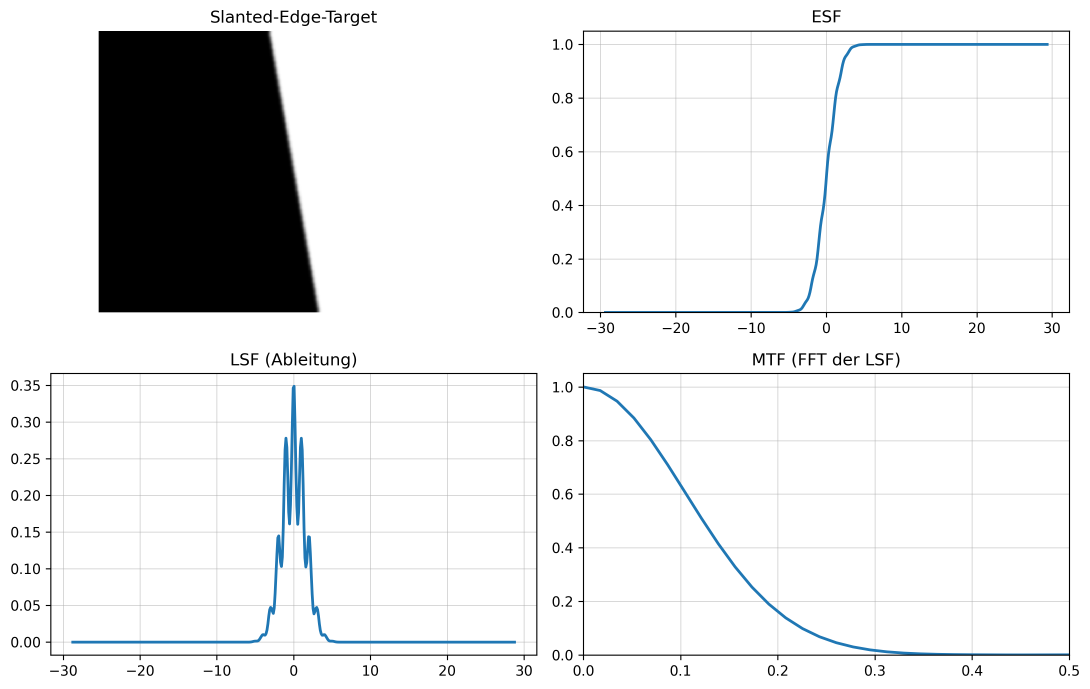
#> input picture 03_Abbildungen/Darstellungen/00_overview_all.png, 3270 x 2066 px (shown at 1/3 size)
$ python -i mtf_green.py   (imports and definitions only)   (older library calls are emulated)
#> lines starting #> are read from the running program, lines starting #| are printed output that depends on the picture
from __future__ import annotations
import re
from pathlib import Path
import cv2
import numpy as np
import pandas as pd
import matplotlib.pyplot as plt


BASE_DIR = Path(r"D:\BA\Messungen\Frequenzen\MTF")
OUT_DIR  = BASE_DIR / "_Auswertung_MTF"
# [1 line not run here, left out]


# SEARCH ROI
SEARCH_ROI = (900, 80, 2600, 2000)

USE_GREEN_CHANNEL = True   # Bayer/Demosaic

ROI_SIZE_DEFAULT = 260
MIN_ROI_SIZE = 160

MAX_FRAMES = 250
FRAME_STRIDE = 2
REF_FRAME_INDEX = 0

OVERSAMPLE = 4
SMOOTH_ESF = 7
WINDOW_LSF = True

NORM_BAND = (0.02, 0.10)

PLOT_XLIM = (0.0, 0.50)
PLOT_YLIM = (0.0, 1.10)

MTF_SMOOTH_KERNEL = 7

SAVE_MTF_CURVE_IMAGE  = True
SAVE_ROIROTATED_IMAGE = True

MTF_AT_FREQS = [0.05, 0.10, 0.20]

R_BAND_INNER = 0.25
R_BAND_OUTER = 0.78

ANGLE_STEP_DEG = 0.5
PEAK_MIN_SEP_DEG = 8.0
TOP_K_PEAKS = 8

# [50 lines left out: functions export_plot, list_freq_dirs, find_video, get_frame, iter_frames, not called in this run]

def crop_with_roi(img, roi):
    x0, y0, w, h = roi
    return img[y0:y0+h, x0:x0+w], (x0, y0)

# [20 lines left out: functions to_gray, estimate_circle_from_roi, not called in this run]

def gradient_mag(gray):
    g = cv2.GaussianBlur(gray, (5,5), 1.2)
    g = cv2.normalize(g, None, 0, 255, cv2.NORM_MINMAX)
    gx = cv2.Sobel(g, cv2.CV_32F, 1, 0, ksize=3)
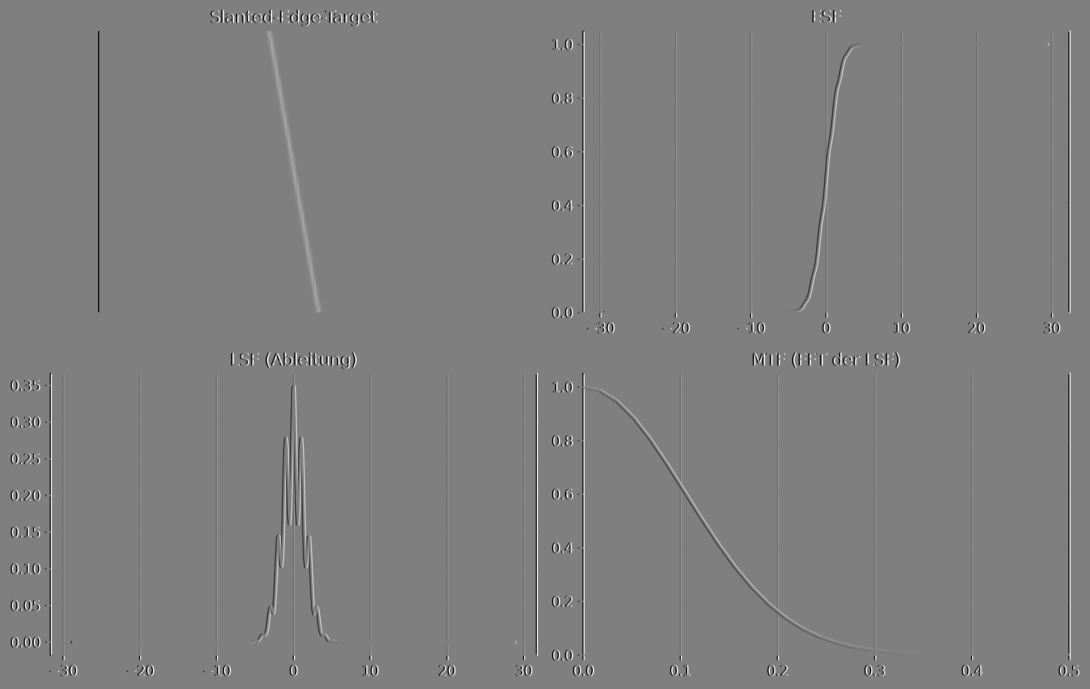
#> gx: shape (2066, 3270) float32 (shown at 1/3 size); min -600, max 600, mean 0; drawn with min black and max white
    gy = cv2.Sobel(g, cv2.CV_32F, 0, 1, ksize=3)
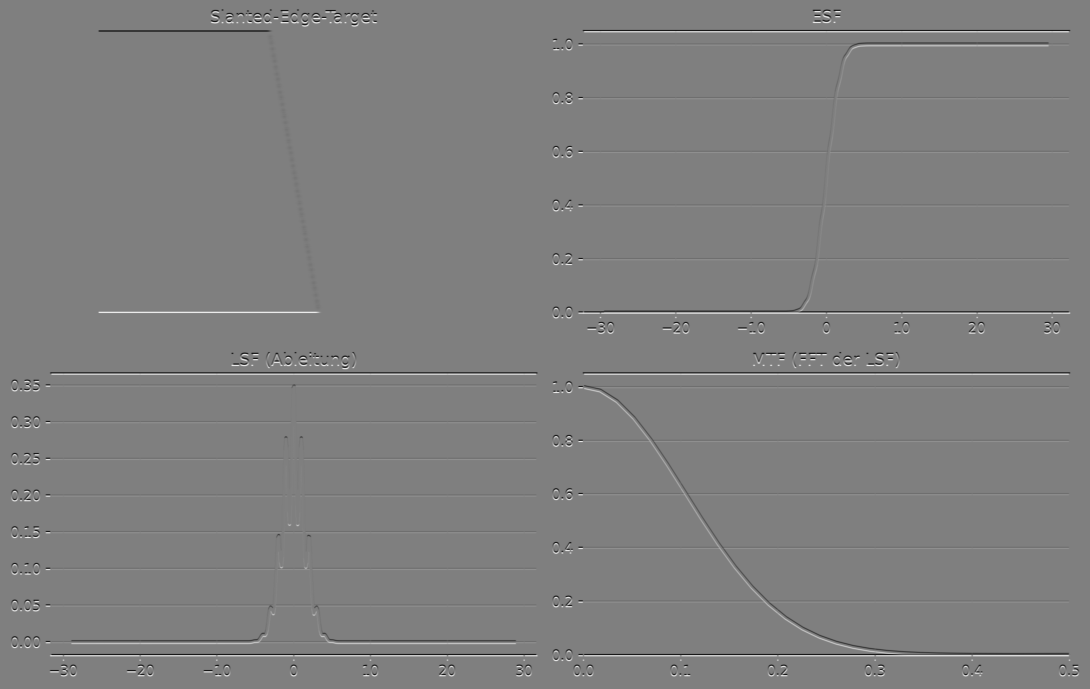
#> gy: shape (2066, 3270) float32 (shown at 1/3 size); min -600, max 600, mean 0; drawn with min black and max white
    mag = cv2.magnitude(gx, gy)
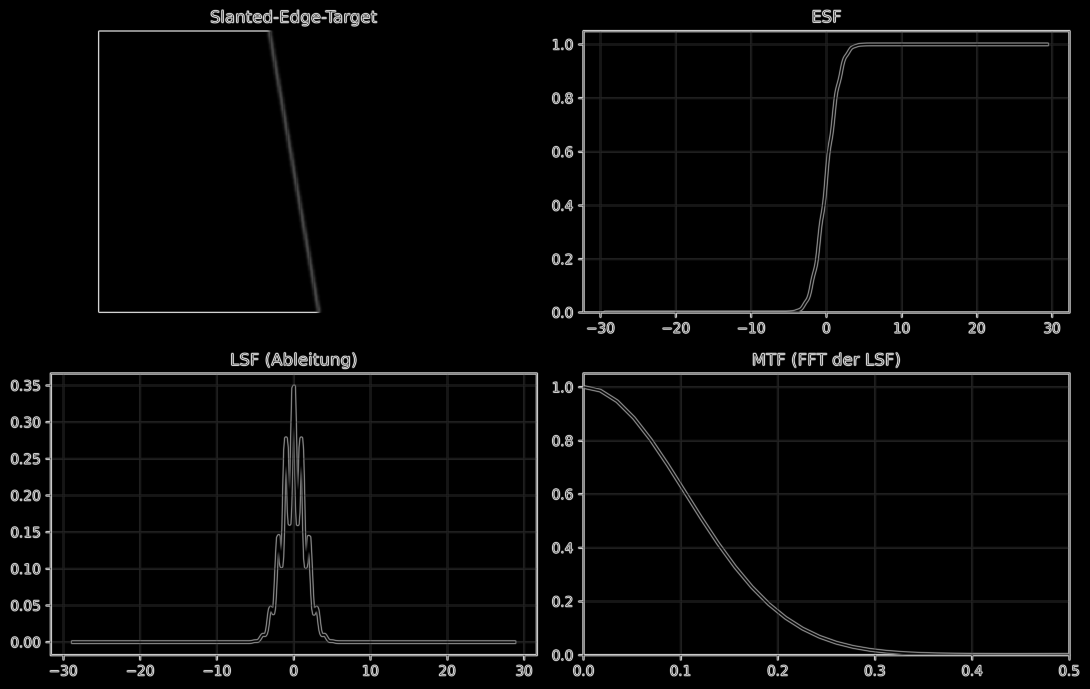
#> mag: shape (2066, 3270) float32 (shown at 1/3 size); min 0, max 615.6, mean 17.6; drawn with min black and max white
    return mag

# [257 lines left out: functions radial_energy_profile, find_peaks_simple, angle_to_line_points, extract_rotated_roi, _choose_esf_axis_from_roi, _crossings_down and 4 more, not called in this run]

def _freq_key(f: float) -> str:

    return f"{int(round(f*100)):03d}"

# [237 lines left out: functions process_video, make_summary_plots, main, not called in this run]

# [5 lines not run here, left out]

>>> import cv2
>>> picture = cv2.imread('../../../03_Abbildungen/Darstellungen/00_overview_all.png', cv2.IMREAD_GRAYSCALE)
>>> result = gradient_mag(picture)

$ run again, on 03_Abbildungen/Darstellungen/02_ESF.png
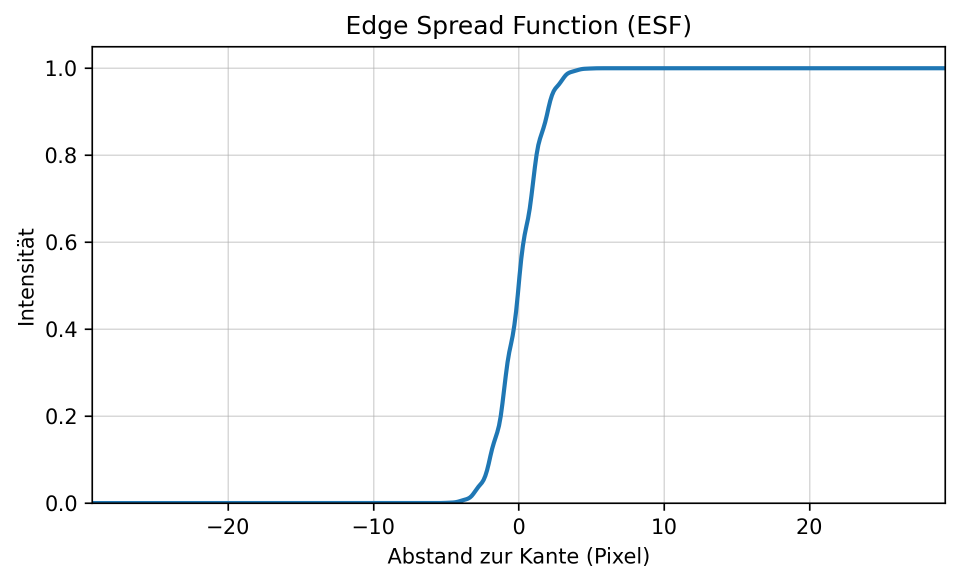
#> input picture 03_Abbildungen/Darstellungen/02_ESF.png, 1920 x 1166 px (shown at 1/2 size)
#> in gradient_mag, `gy = cv2.Sobel(g, cv2.CV_32F, 0, 1, ksize=3)`:
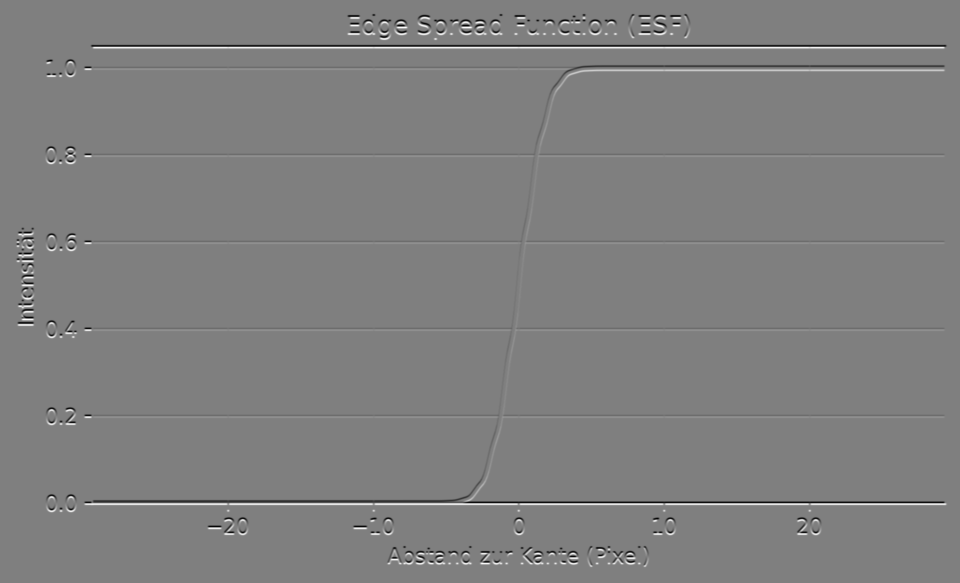
#> gy: shape (1166, 1920) float32 (shown at 1/2 size); min -600, max 600, mean 0; drawn with min black and max white
#> in gradient_mag, `mag = cv2.magnitude(gx, gy)`:
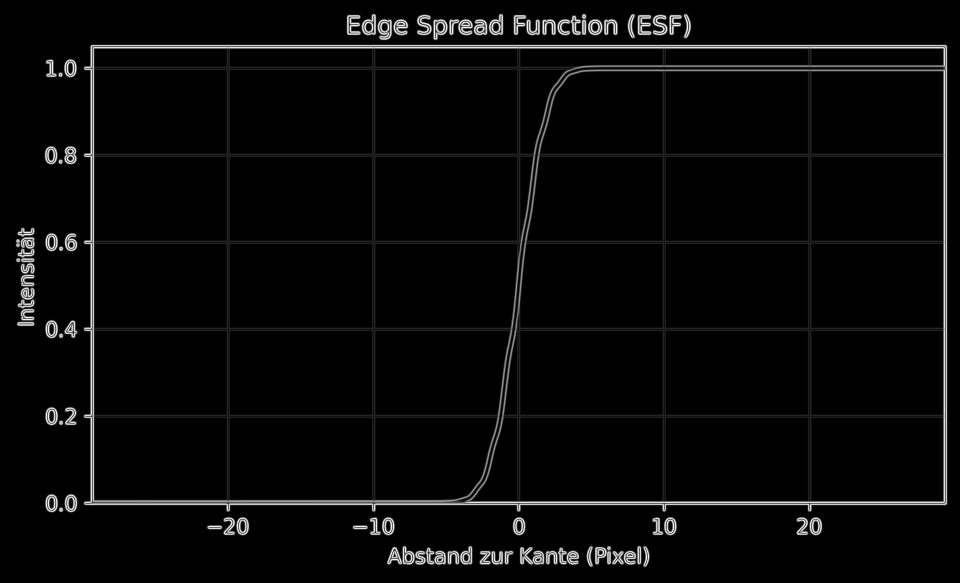
#> mag: shape (1166, 1920) float32 (shown at 1/2 size); min 0, max 614.1, mean 19.9; drawn with min black and max white

$ run again, on 03_Abbildungen/Darstellungen/02_sampling_aliasing_simple.png
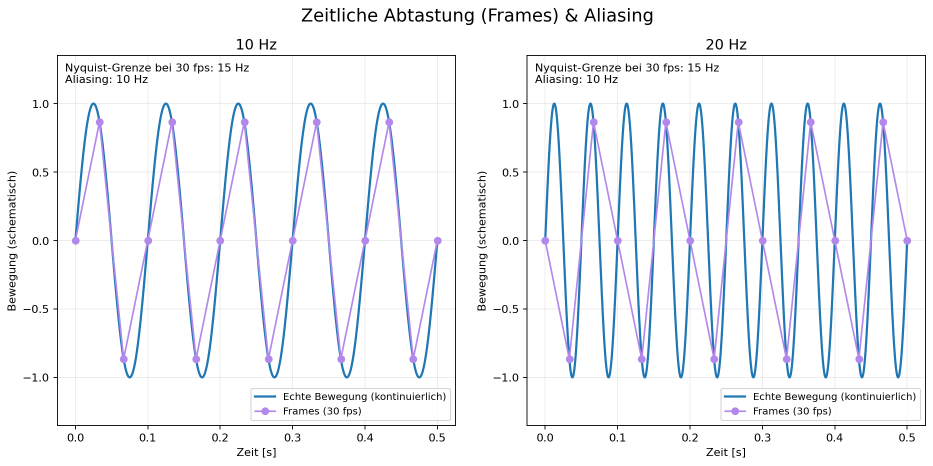
#> input picture 03_Abbildungen/Darstellungen/02_sampling_aliasing_simple.png, 1866 x 931 px (shown at 1/2 size)
#> in gradient_mag, `gy = cv2.Sobel(g, cv2.CV_32F, 0, 1, ksize=3)`:
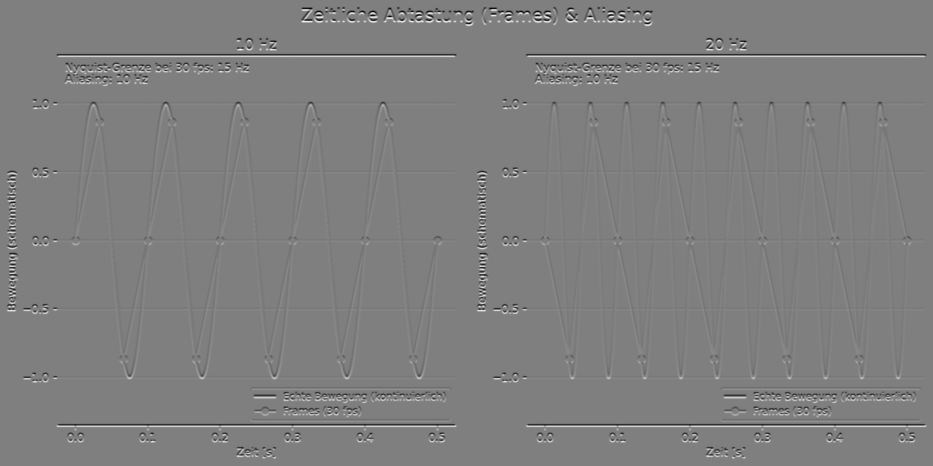
#> gy: shape (931, 1866) float32 (shown at 1/2 size); min -608, max 612, mean 0; drawn with min black and max white
#> in gradient_mag, `mag = cv2.magnitude(gx, gy)`:
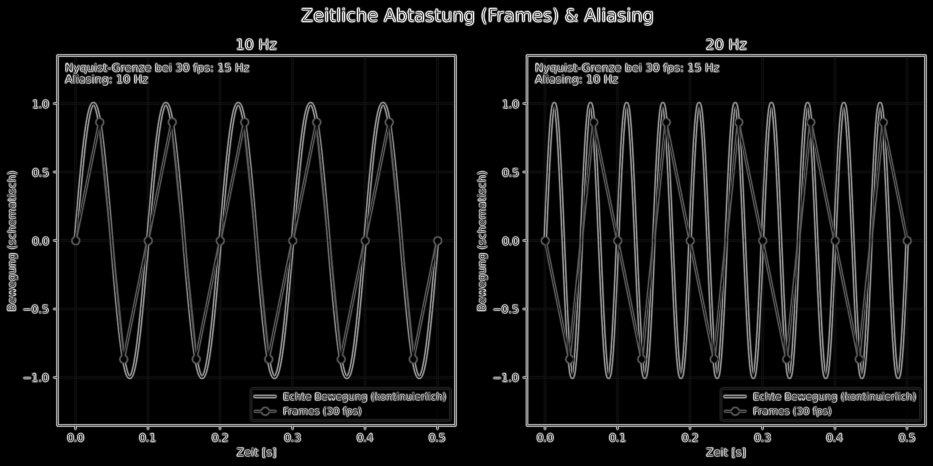
#> mag: shape (931, 1866) float32 (shown at 1/2 size); min 0, max 631.9, mean 47.3; drawn with min black and max white

$ run again, on 03_Abbildungen/Darstellungen/03_LSF.png
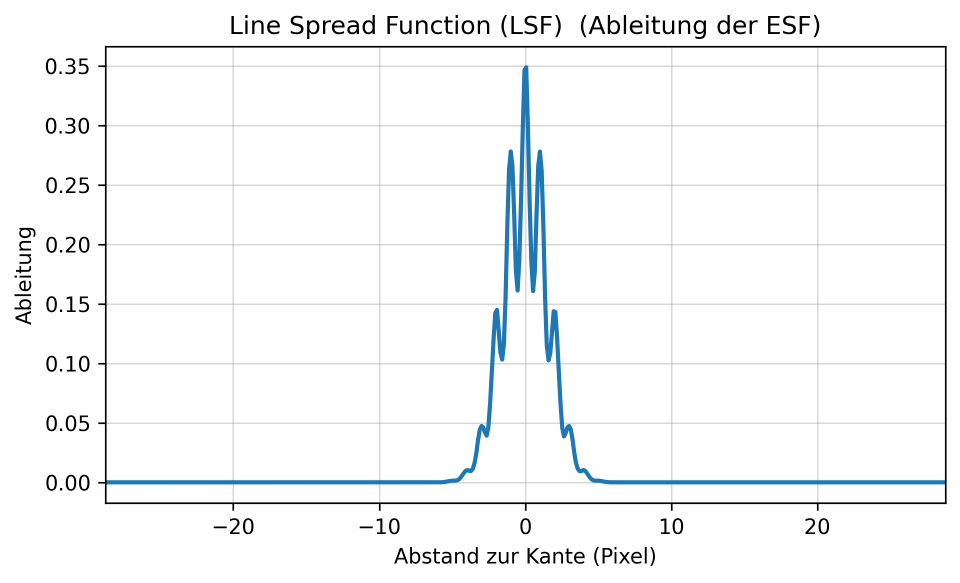
#> input picture 03_Abbildungen/Darstellungen/03_LSF.png, 1920 x 1166 px (shown at 1/2 size)
#> in gradient_mag, `gy = cv2.Sobel(g, cv2.CV_32F, 0, 1, ksize=3)`:
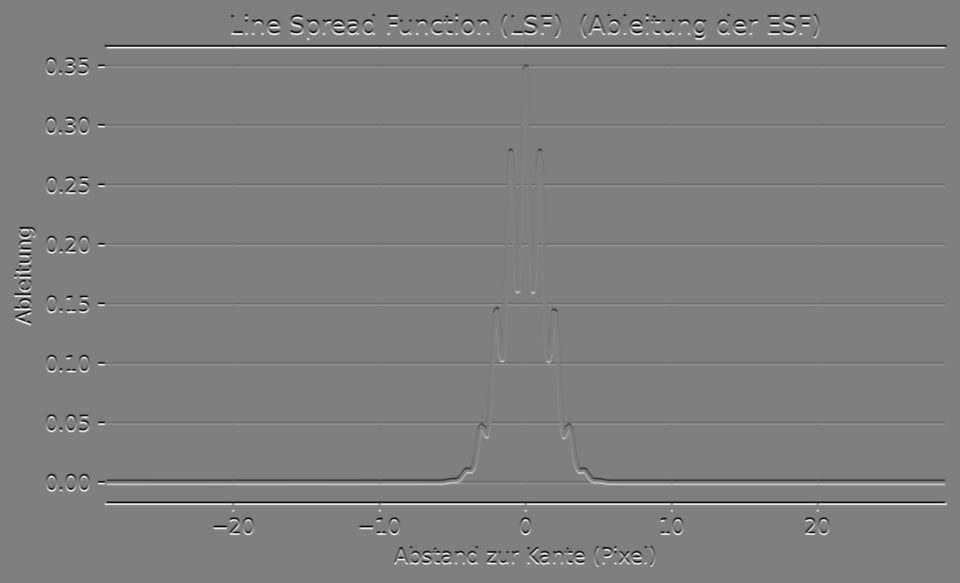
#> gy: shape (1166, 1920) float32 (shown at 1/2 size); min -600, max 600, mean 0; drawn with min black and max white
#> in gradient_mag, `mag = cv2.magnitude(gx, gy)`:
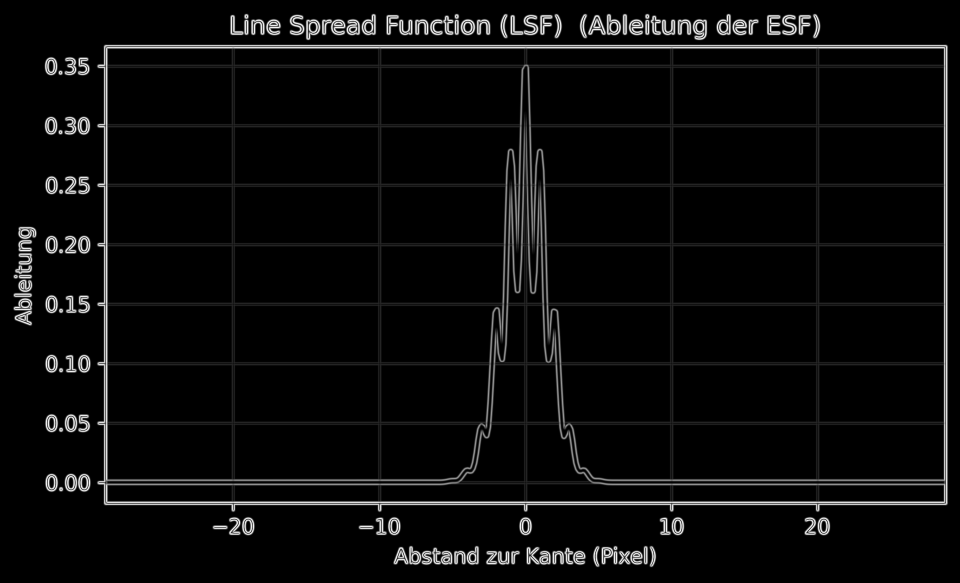
#> mag: shape (1166, 1920) float32 (shown at 1/2 size); min 0, max 615.6, mean 26.1; drawn with min black and max white
